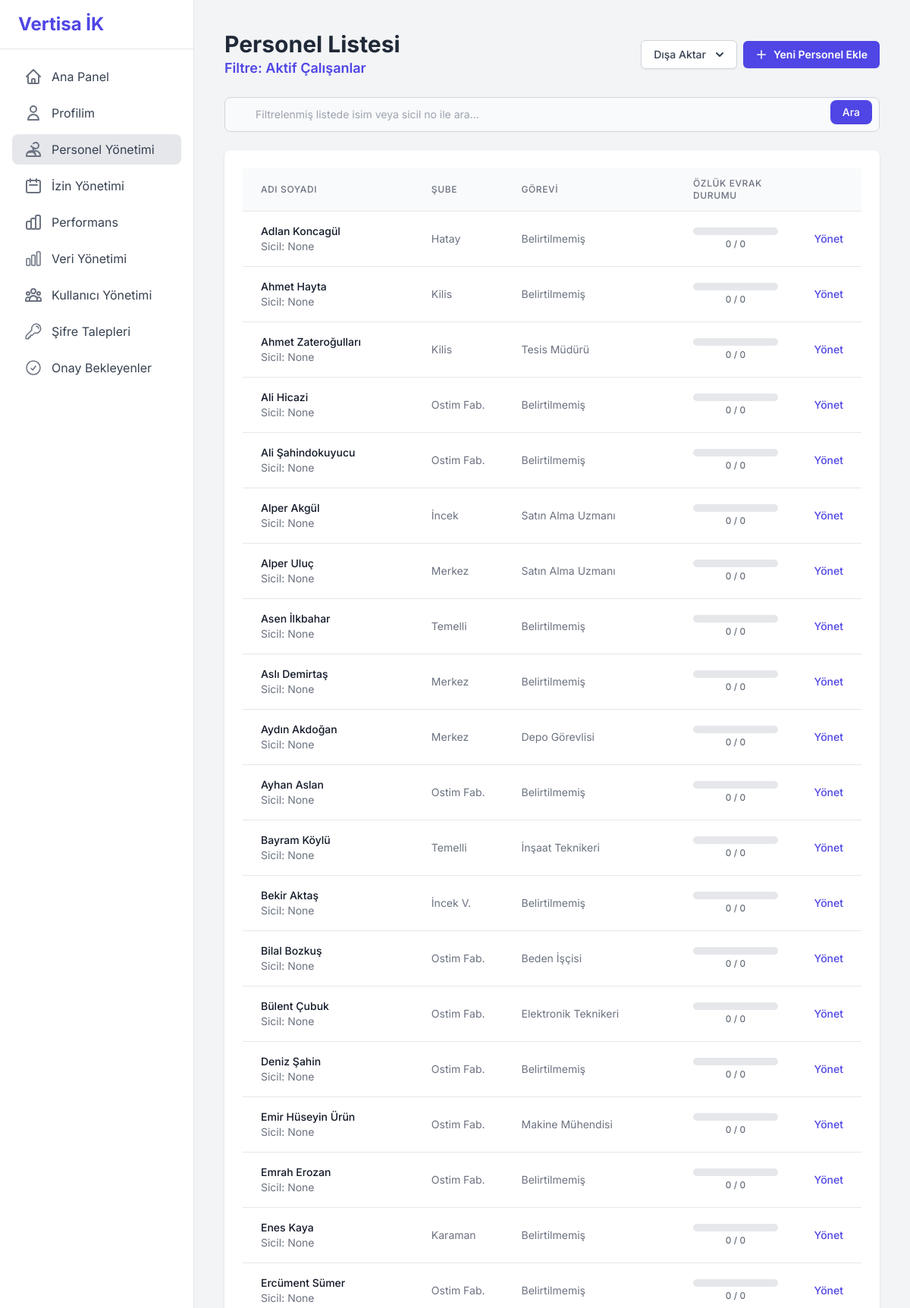
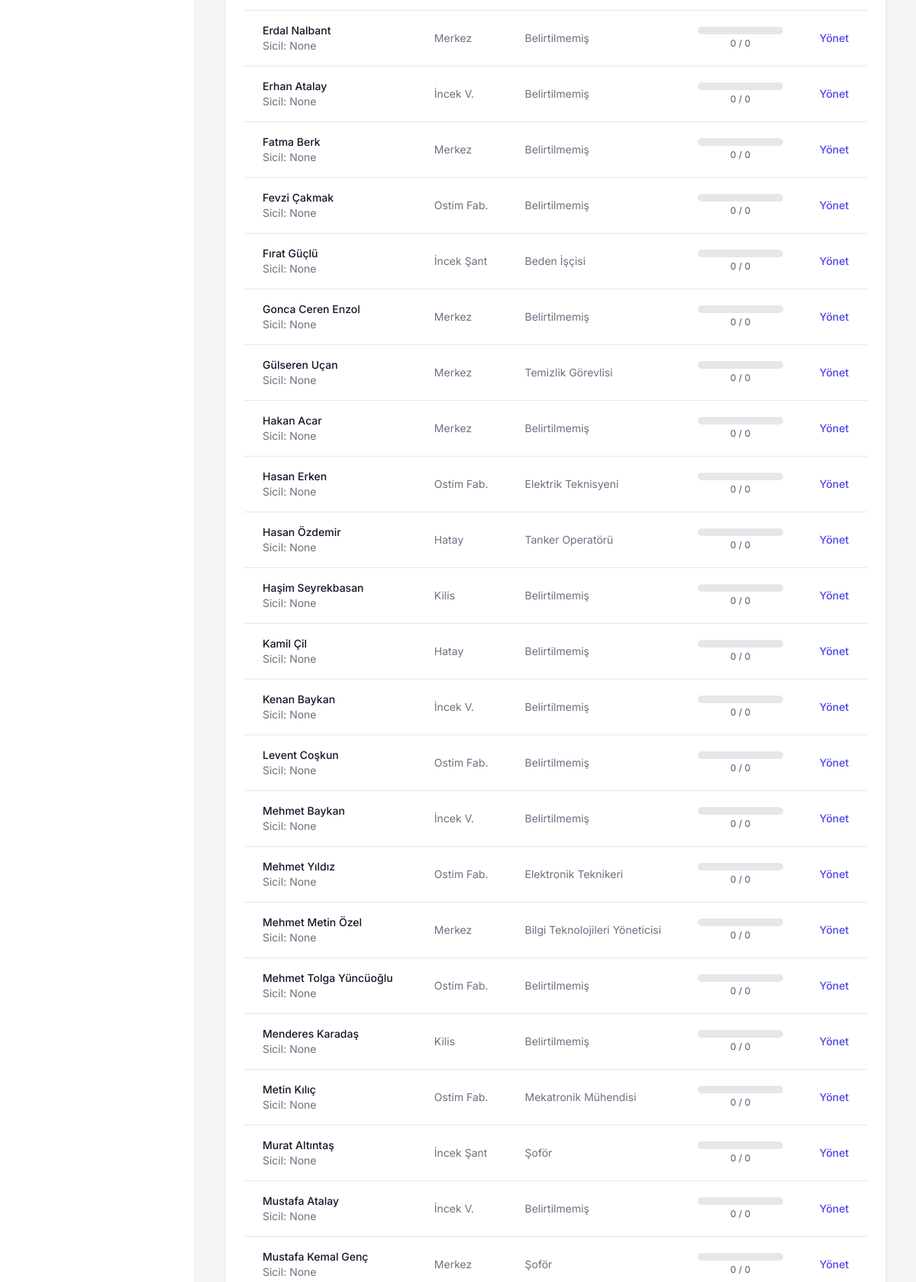
Screenshot of /personnel/ (signed in, upper part) with the database file from the repository (2 pictures, top to bottom).
### tables this page shows
CREATE TABLE calisanlar (
        id INTEGER PRIMARY KEY AUTOINCREMENT,
        ad TEXT NOT NULL,
        soyad TEXT NOT NULL,
        sicil_no TEXT,
        tc_kimlik TEXT UNIQUE NOT NULL,
        ise_baslama_tarihi TEXT,
        isten_cikis_tarihi TEXT,
        dogum_tarihi TEXT,
        cinsiyet TEXT,
        kan_grubu TEXT,
        tel TEXT,
        yakin_tel TEXT,
        adres TEXT,
        iban TEXT,
        egitim TEXT,
        ucreti TEXT,
        aciklama TEXT,
        yillik_izin_bakiye INTEGER NOT NULL DEFAULT 20,
        yaka_tipi TEXT,
        yonetici_id INTEGER REFERENCES calisanlar(id),
        sube_id INTEGER REFERENCES subeler(id),
        departman_id INTEGER REFERENCES departmanlar(id),
        gorev_id INTEGER REFERENCES gorevler(id),
        mail TEXT UNIQUE,
        onay_durumu TEXT NOT NULL DEFAULT 'Onaylandı',
        admin_notu TEXT
    );

### app/personnel.py (the view)
@bp.route('/')
@login_required
def list_personnel():
    db = g.db
    search_query = request.args.get('q')
    yaka_tipi = request.args.get('yaka_tipi')
    durum = request.args.get('durum', 'aktif')
    where_clause, params, active_filter = _build_personnel_query_filter(search_query, yaka_tipi, durum)
    query = f"""
        SELECT
            c.*,
            s.sube_adi,
            g.gorev_adi,
            SUM(CASE WHEN e.kategori = 'Özlük' AND e.yuklendi_mi = 1 THEN 1 ELSE 0 END) as yuklenen_evrak,
            SUM(CASE WHEN e.kategori = 'Özlük' THEN 1 ELSE 0 END) as toplam_evrak
        FROM calisanlar c
        LEFT JOIN subeler s ON c.sube_id = s.id
        LEFT JOIN gorevler g ON c.gorev_id = g.id
        LEFT JOIN evraklar e ON c.id = e.calisan_id
        {where_clause}
        GROUP BY c.id
        ORDER BY c.ad, c.soyad
    """
    calisanlar = db.execute(query, params).fetchall()
    return render_template('personnel_list.html', calisanlar=calisanlar, active_filter=active_filter)

### app/auth.py (called while the page is built)
def login_required(view):
    @wraps(view)
    def wrapped_view(**kwargs):
        if 'user_id' not in session:
            flash("Bu sayfayı görüntülemek için lütfen giriş yapın.", "warning")
            return redirect(url_for('auth.login'))
        return view(**kwargs)
    return wrapped_view

### app/templates/personnel_list.html (shortened to what this page needs)
{% extends "base.html" %}
{% block content %}
<div class="flex flex-wrap justify-between items-center gap-4 mb-6">
    <div>
        <h1 class="text-3xl font-bold text-gray-800">Personel Listesi</h1>
        {% if active_filter %}
        <p class="text-lg text-indigo-600 font-semibold">Filtre: {{ active_filter }}</p>
        {% endif %}
    </div>
    <div class="flex items-center gap-2">
        <div class="relative inline-block text-left" x-data="{ open: false }" @click.away="open = false">
            <div>
                <button @click="open = !open" type="button" class="inline-flex justify-center w-full rounded-md border border-gray-300 shadow-sm px-4 py-2 bg-white text-sm font-medium text-gray-700 hover:bg-gray-50">
                    Dışa Aktar
                    <svg class="-mr-1 ml-2 h-5 w-5" xmlns="http://www.w.org/2000/svg" viewBox="0 0 20 20" fill="currentColor">
                        <path fill-rule="evenodd" d="M5.293 7.293a1 1 0 011.414 0L10 10.586l3.293-3.293a1 1 0 111.414 1.414l-4 4a1 1 0 01-1.414 0l-4-4a1 1 0 010-1.414z" clip-rule="evenodd" />
                    </svg>
                </button>
            </div>
        </div>
        <a href="{{ url_for('personnel.add') }}" class="inline-flex items-center justify-center rounded-md bg-indigo-600 px-4 py-2 text-sm font-semibold text-white shadow-sm hover:bg-indigo-500">
            <svg class="-ml-0.5 mr-1.5 h-5 w-5" viewBox="0 0 20 20" fill="currentColor">
                <path d="M10.75 4.75a.75.75 0 00-1.5 0v4.5h-4.5a.75.75 0 000 1.5h4.5v4.5a.75.75 0 001.5 0v-4.5h4.5a.75.75 0 000-1.5h-4.5v-4.5z" />
            </svg>
            Yeni Personel Ekle
        </a>
    </div>
</div>
<div class="mb-6">
    <form method="GET" action="{{ url_for('personnel.list_personnel') }}">
        <div class="relative">
            <input type="search" name="q" placeholder="Filtrelenmiş listede isim veya sicil no ile ara..." value="{{ request.args.get('q', '') }}"
                   class="block w-full p-3 pl-10 text-sm text-gray-900 border border-gray-300 rounded-lg bg-gray-50 focus:ring-indigo-500 focus:border-indigo-500">
            <button type="submit" class="text-white absolute right-2.5 bottom-2.5 bg-indigo-600 hover:bg-indigo-700 focus:ring-4 focus:outline-none focus:ring-indigo-300 font-medium rounded-lg text-sm px-4 py-1.5">Ara</button>
        </div>
    </form>
</div>
<div class="bg-white rounded-lg shadow p-6">
    <table class="min-w-full divide-y divide-gray-200">
        <thead class="bg-gray-50">
            <tr>
                <th scope="col" class="px-6 py-3 text-left text-xs font-medium text-gray-500 uppercase tracking-wider">Adı Soyadı</th>
                <th scope="col" class="px-6 py-3 text-left text-xs font-medium text-gray-500 uppercase tracking-wider">Şube</th>
                <th scope="col" class="px-6 py-3 text-left text-xs font-medium text-gray-500 uppercase tracking-wider">Görevi</th>
                <th scope="col" class="px-6 py-3 text-left text-xs font-medium text-gray-500 uppercase tracking-wider">Özlük Evrak Durumu</th>
                <th scope="col" class="relative px-6 py-3">
                </th>
            </tr>
        </thead>
        <tbody class="bg-white divide-y divide-gray-200">
            {% for calisan in calisanlar %}
            <tr class="hover:bg-gray-50 transition-colors duration-150">
                <td class="px-6 py-4 whitespace-nowrap">
                    <div class="text-sm font-medium text-gray-900">{{ calisan.ad }} {{ calisan.soyad }}</div>
                    <div class="text-sm text-gray-500">Sicil: {{ calisan.sicil_no }}</div>
                </td>
                <td class="px-6 py-4 whitespace-nowrap text-sm text-gray-500">{{ calisan.sube_adi or 'Belirtilmemiş' }}</td>
                <td class="px-6 py-4 whitespace-nowrap text-sm text-gray-500">{{ calisan.gorev_adi or 'Belirtilmemiş' }}</td>
                <td class="px-6 py-4 whitespace-nowrap">
                    {% set percentage = (calisan.yuklenen_evrak / calisan.toplam_evrak * 100) if calisan.toplam_evrak > 0 else 0 %}
                    <div class="w-full bg-gray-200 rounded-full h-2.5">
                    </div>
                    <div class="text-xs text-center text-gray-600 mt-1">{{ calisan.yuklenen_evrak }} / {{ calisan.toplam_evrak }}</div>
                </td>
                <td class="px-6 py-4 whitespace-nowrap text-right text-sm font-medium">
                    <a href="{{ url_for('personnel.manage', calisan_id=calisan.id) }}" class="text-indigo-600 hover:text-indigo-900">Yönet</a>
                </td>
            </tr>
            {% else %}
            <tr>
                <td colspan="5" class="text-center py-10 text-gray-500">
                    Aradığınız kriterlere uygun personel bulunamadı.
                </td>
            </tr>
            {% endfor %}
        </tbody>
    </table>
</div>
{% endblock %}

### app/templates/base.html (style rules this page uses)
body { font-family: 'Inter', sans-serif; }

### rows the page displays
calisanlar: ad "Adlan", soyad "Koncagül", sicil_no "None", sube_adi "Hatay", gorev_adi "Belirtilmemiş", yuklenen_evrak "0", toplam_evrak "0"
calisanlar: ad "Ahmet", soyad "Hayta", sicil_no "None", sube_adi "Kilis", gorev_adi "Belirtilmemiş", yuklenen_evrak "0", toplam_evrak "0"
calisanlar: ad "Ahmet", soyad "Zateroğulları", sicil_no "None", sube_adi "Kilis", gorev_adi "Tesis Müdürü", yuklenen_evrak "0", toplam_evrak "0"
calisanlar: ad "Ali", soyad "Hicazi", sicil_no "None", sube_adi "Ostim Fab.", gorev_adi "Belirtilmemiş", yuklenen_evrak "0", toplam_evrak "0"
calisanlar: ad "Ali", soyad "Şahindokuyucu", sicil_no "None", sube_adi "Ostim Fab.", gorev_adi "Belirtilmemiş", yuklenen_evrak "0", toplam_evrak "0"
calisanlar: ad "Alper", soyad "Akgül", sicil_no "None", sube_adi "İncek", gorev_adi "Satın Alma Uzmanı", yuklenen_evrak "0", toplam_evrak "0"
calisanlar: ad "Alper", soyad "Uluç", sicil_no "None", sube_adi "Merkez", gorev_adi "Satın Alma Uzmanı", yuklenen_evrak "0", toplam_evrak "0"
calisanlar: ad "Asen", soyad "İlkbahar", sicil_no "None", sube_adi "Temelli", gorev_adi "Belirtilmemiş", yuklenen_evrak "0", toplam_evrak "0"
calisanlar: ad "Aslı", soyad "Demirtaş", sicil_no "None", sube_adi "Merkez", gorev_adi "Belirtilmemiş", yuklenen_evrak "0", toplam_evrak "0"
calisanlar: ad "Aydın", soyad "Akdoğan", sicil_no "None", sube_adi "Merkez", gorev_adi "Depo Görevlisi", yuklenen_evrak "0", toplam_evrak "0"
calisanlar: ad "Ayhan", soyad "Aslan", sicil_no "None", sube_adi "Ostim Fab.", gorev_adi "Belirtilmemiş", yuklenen_evrak "0", toplam_evrak "0"
calisanlar: ad "Bayram", soyad "Köylü", sicil_no "None", sube_adi "Temelli", gorev_adi "İnşaat Teknikeri", yuklenen_evrak "0", toplam_evrak "0"
calisanlar: ad "Bekir", soyad "Aktaş", sicil_no "None", sube_adi "İncek V.", gorev_adi "Belirtilmemiş", yuklenen_evrak "0", toplam_evrak "0"
calisanlar: ad "Bilal", soyad "Bozkuş", sicil_no "None", sube_adi "Ostim Fab.", gorev_adi "Beden İşçisi", yuklenen_evrak "0", toplam_evrak "0"
calisanlar: ad "Bülent", soyad "Çubuk", sicil_no "None", sube_adi "Ostim Fab.", gorev_adi "Elektronik Teknikeri", yuklenen_evrak "0", toplam_evrak "0"
calisanlar: ad "Deniz", soyad "Şahin", sicil_no "None", sube_adi "Ostim Fab.", gorev_adi "Belirtilmemiş", yuklenen_evrak "0", toplam_evrak "0"
calisanlar: ad "Emir Hüseyin", soyad "Ürün", sicil_no "None", sube_adi "Ostim Fab.", gorev_adi "Makine Mühendisi", yuklenen_evrak "0", toplam_evrak "0"
calisanlar: ad "Emrah", soyad "Erozan", sicil_no "None", sube_adi "Ostim Fab.", gorev_adi "Belirtilmemiş", yuklenen_evrak "0", toplam_evrak "0"
calisanlar: ad "Enes", soyad "Kaya", sicil_no "None", sube_adi "Karaman", gorev_adi "Belirtilmemiş", yuklenen_evrak "0", toplam_evrak "0"
calisanlar: ad "Ercüment", soyad "Sümer", sicil_no "None", sube_adi "Ostim Fab.", gorev_adi "Belirtilmemiş", yuklenen_evrak "0", toplam_evrak "0"
calisanlar: ad "Erdal", soyad "Nalbant", sicil_no "None", sube_adi "Merkez", gorev_adi "Belirtilmemiş", yuklenen_evrak "0", toplam_evrak "0"
calisanlar: ad "Erhan", soyad "Atalay", sicil_no "None", sube_adi "İncek V.", gorev_adi "Belirtilmemiş", yuklenen_evrak "0", toplam_evrak "0"
calisanlar: ad "Fatma", soyad "Berk", sicil_no "None", sube_adi "Merkez", gorev_adi "Belirtilmemiş", yuklenen_evrak "0", toplam_evrak "0"
calisanlar: ad "Fevzi", soyad "Çakmak", sicil_no "None", sube_adi "Ostim Fab.", gorev_adi "Belirtilmemiş", yuklenen_evrak "0", toplam_evrak "0"
calisanlar: ad "Fırat", soyad "Güçlü", sicil_no "None", sube_adi "İncek Şant", gorev_adi "Beden İşçisi", yuklenen_evrak "0", toplam_evrak "0"
calisanlar: ad "Gonca Ceren", soyad "Enzol", sicil_no "None", sube_adi "Merkez", gorev_adi "Belirtilmemiş", yuklenen_evrak "0", toplam_evrak "0"
calisanlar: ad "Gülseren", soyad "Uçan", sicil_no "None", sube_adi "Merkez", gorev_adi "Temizlik Görevlisi", yuklenen_evrak "0", toplam_evrak "0"
calisanlar: ad "Hakan", soyad "Acar", sicil_no "None", sube_adi "Merkez", gorev_adi "Belirtilmemiş", yuklenen_evrak "0", toplam_evrak "0"
calisanlar: ad "Hasan", soyad "Erken", sicil_no "None", sube_adi "Ostim Fab.", gorev_adi "Elektrik Teknisyeni", yuklenen_evrak "0", toplam_evrak "0"
calisanlar: ad "Hasan", soyad "Özdemir", sicil_no "None", sube_adi "Hatay", gorev_adi "Tanker Operatörü", yuklenen_evrak "0", toplam_evrak "0"
calisanlar: ad "Haşim", soyad "Seyrekbasan", sicil_no "None", sube_adi "Kilis", gorev_adi "Belirtilmemiş", yuklenen_evrak "0", toplam_evrak "0"
calisanlar: ad "Kamil", soyad "Çil", sicil_no "None", sube_adi "Hatay", gorev_adi "Belirtilmemiş", yuklenen_evrak "0", toplam_evrak "0"
calisanlar: ad "Kenan", soyad "Baykan", sicil_no "None", sube_adi "İncek V.", gorev_adi "Belirtilmemiş", yuklenen_evrak "0", toplam_evrak "0"
calisanlar: ad "Levent", soyad "Coşkun", sicil_no "None", sube_adi "Ostim Fab.", gorev_adi "Belirtilmemiş", yuklenen_evrak "0", toplam_evrak "0"
calisanlar: ad "Mehmet", soyad "Baykan", sicil_no "None", sube_adi "İncek V.", gorev_adi "Belirtilmemiş", yuklenen_evrak "0", toplam_evrak "0"
calisanlar: ad "Mehmet", soyad "Yıldız", sicil_no "None", sube_adi "Ostim Fab.", gorev_adi "Elektronik Teknikeri", yuklenen_evrak "0", toplam_evrak "0"
calisanlar: ad "Mehmet Metin", soyad "Özel", sicil_no "None", sube_adi "Merkez", gorev_adi "Bilgi Teknolojileri Yöneticisi", yuklenen_evrak "0", toplam_evrak "0"
calisanlar: ad "Mehmet Tolga", soyad "Yüncüoğlu", sicil_no "None", sube_adi "Ostim Fab.", gorev_adi "Belirtilmemiş", yuklenen_evrak "0", toplam_evrak "0"
calisanlar: ad "Menderes", soyad "Karadaş", sicil_no "None", sube_adi "Kilis", gorev_adi "Belirtilmemiş", yuklenen_evrak "0", toplam_evrak "0"
calisanlar: ad "Metin", soyad "Kılıç", sicil_no "None", sube_adi "Ostim Fab.", gorev_adi "Mekatronik Mühendisi", yuklenen_evrak "0", toplam_evrak "0"
calisanlar: ad "Murat", soyad "Altıntaş", sicil_no "None", sube_adi "İncek Şant", gorev_adi "Şoför", yuklenen_evrak "0", toplam_evrak "0"
calisanlar: ad "Mustafa", soyad "Atalay", sicil_no "None", sube_adi "İncek V.", gorev_adi "Belirtilmemiş", yuklenen_evrak "0", toplam_evrak "0"
calisanlar: ad "Mustafa Kemal", soyad "Genç", sicil_no "None", sube_adi "Merkez", gorev_adi "Şoför", yuklenen_evrak "0", toplam_evrak "0"

### other values shown
{{ active_filter }} "Aktif Çalışanlar"
